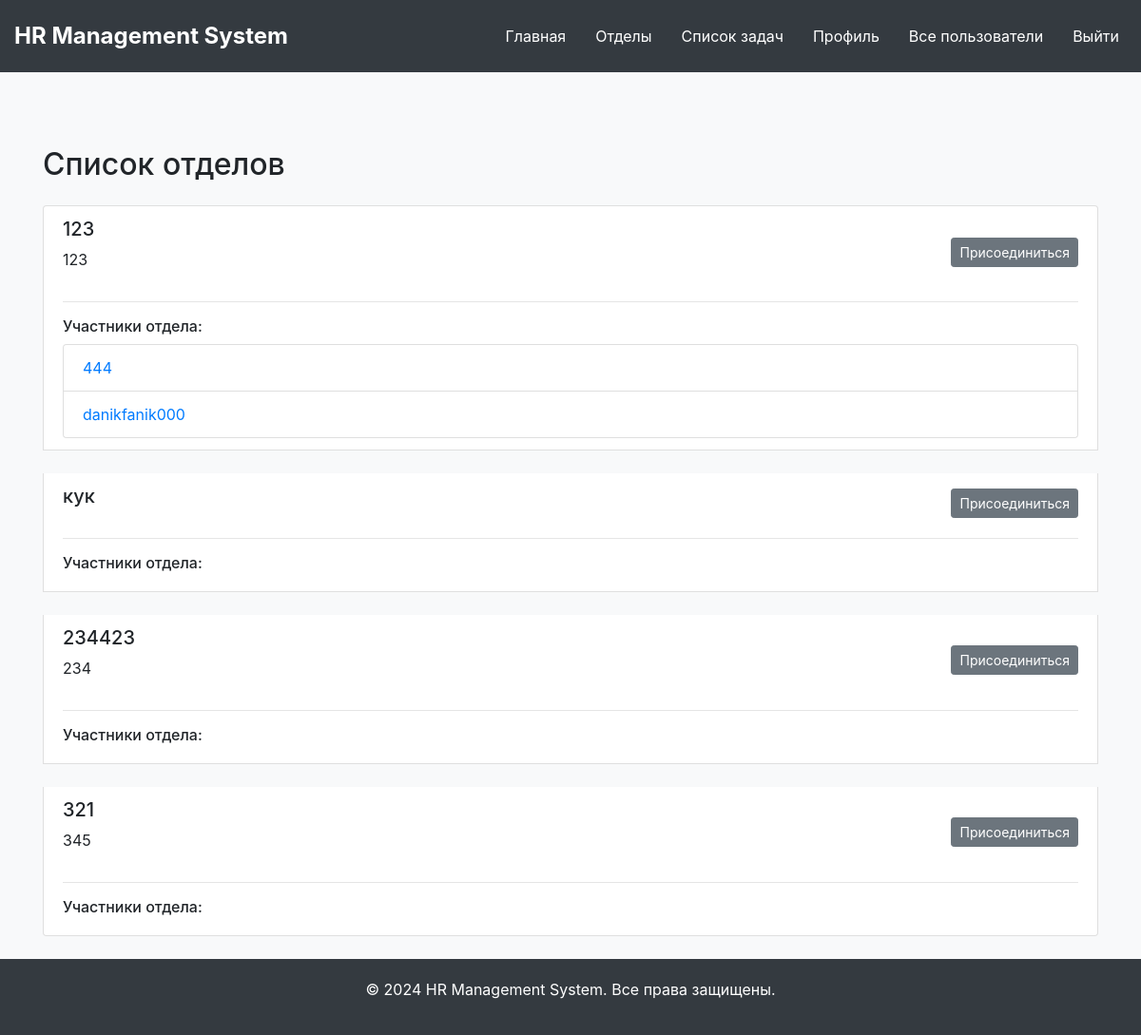
Screenshot of /departments (signed in) with the database file from the repository.
### app.py (models this page shows)
class Department(db.Model):
    id = db.Column(db.Integer, primary_key=True)
    name = db.Column(db.String(100), nullable=False)
    description = db.Column(db.String(255), nullable=True)
    manager_id = db.Column(db.Integer, db.ForeignKey('user.id'))
    manager = db.relationship('User', foreign_keys=[manager_id], backref='managed_departments')
    members = db.relationship('User', secondary=membership, backref='departments')

class User(UserMixin, db.Model):
    id = db.Column(db.Integer, primary_key=True)
    username = db.Column(db.String(20), unique=True, nullable=False)
    email = db.Column(db.String(120), unique=True, nullable=False)
    password = db.Column(db.String(60), nullable=False)
    bio = db.Column(db.String(255))
    passport_data = db.Column(db.String(255))
    department_id = db.Column(db.Integer, db.ForeignKey('department.id'), nullable=True)
    department = db.relationship('Department', foreign_keys=[department_id], backref='users')
    position = db.Column(db.String(100))
    responsibilities = db.Column(db.Text)
    role = db.Column(db.String(20), nullable=False, default='Employee')
    tasks_assigned = db.relationship('Task', foreign_keys='Task.assigned_to', back_populates='assigned_user', lazy=True)
    absences = db.relationship('Absence', backref='user', lazy=True)
    ratings = db.relationship('Rating', backref='user', lazy=True)
    phone_number = db.Column(db.String(20))
    age = db.Column(db.String(20))
    gender = db.Column(db.String(20))
    status = db.Column(db.String(20))

### app.py (the view)
@app.route("/departments")
@login_required
def departments():
    all_departments = Department.query.all()
    return render_template('departments.html', departments=all_departments)

### app.py (called while the page is built)
@login_manager.user_loader
def load_user(user_id):
    return db.session.get(User, int(user_id))

### templates/departments.html (shortened to what this page needs)
{% extends "main.html" %}
{% block content %}
<div class="container mt-5">
    <h2 class="mb-4">Список отделов</h2>
    <ul class="list-group">
        {% for department in departments %}
            <li class="list-group-item mb-4">
                <div class="d-flex justify-content-between align-items-center">
                    <div>
                        <h5>{{ department.name }}</h5>
                        <p>{{ department.description }}</p>
                    </div>
                    <div>
                        {% if current_user in department.members %}
                            <span class="badge badge-success">Присоединился</span>
                        {% else %}
                            <a href="{{ url_for('join_department', department_id=department.id) }}" class="btn btn-secondary btn-sm">Присоединиться</a>
                        {% endif %}
                    </div>
                </div>
                <hr>
                <h6>Участники отдела:</h6>
                <ul class="list-group">
                    {% for user in department.members %}
                        <li class="list-group-item d-flex justify-content-between align-items-center">
                            <div>
                                <a href="{{ url_for('profile', user_id=user.id) }}">{{ user.username }}</a>
                            </div>
                        </li>
                    {% endfor %}
                </ul>
            </li>
        {% endfor %}
    </ul>
</div>
{% endblock %}

### templates/main.html (style rules this page uses)
body { background-color: #f8f9fa; display: flex; flex-direction: column; min-height: 100vh; }

### rows the page displays
Department: name "123", description "123"
User: username "444"
User: username "danikfanik000"
Department: name "кук"
Department: name "234423", description "234"
Department: name "321", description "345"
